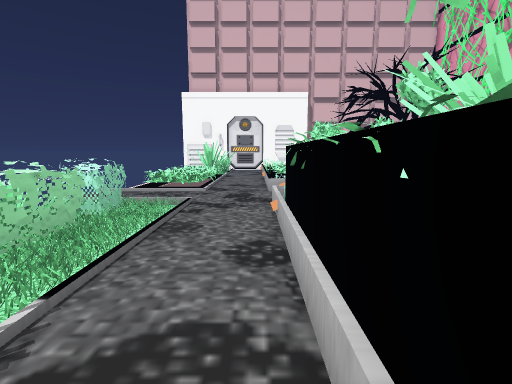
view 1 (above)

16 first-person views from a walk through a Godot game level. The camera is 1.4 m above the floor, tilts 8° down and sees 85° across. The floor is counted in squares, 1 m on a side. Each view is taken from the middle of a square. On the plan, view 1 faces up. The plan holds only what a view shows up to about 14 squares ahead; the rest is blank. The place goes on beyond the plan.

view 2
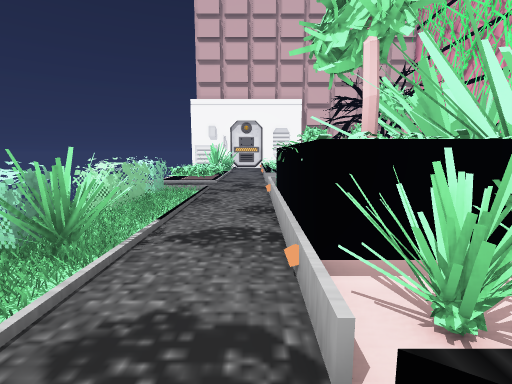

view 3
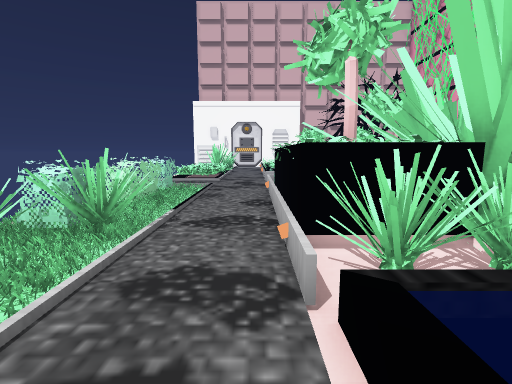

view 4
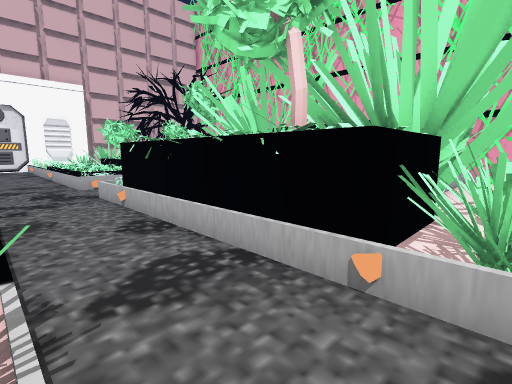

view 5
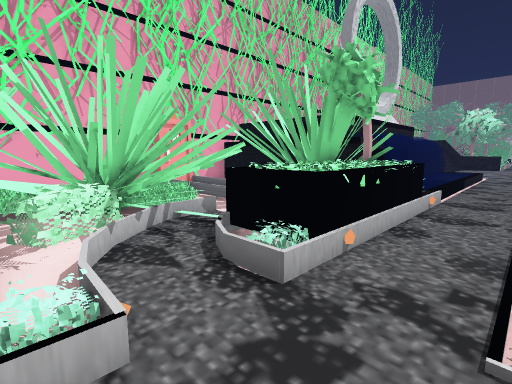

view 6
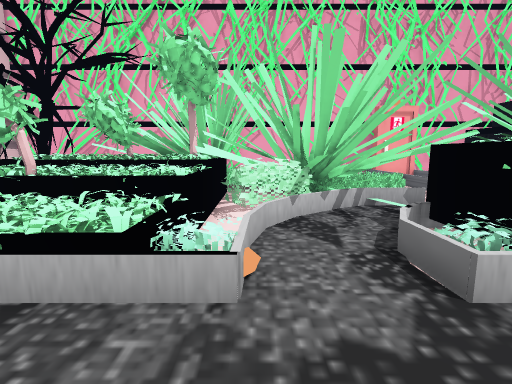

view 7
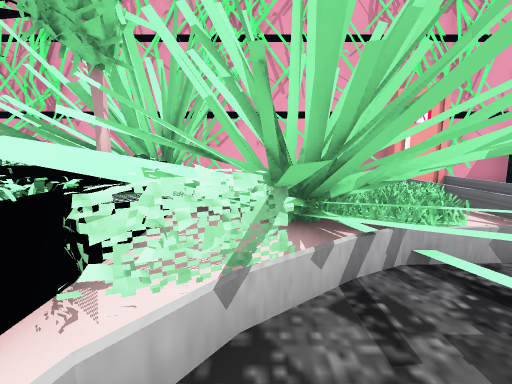

view 8
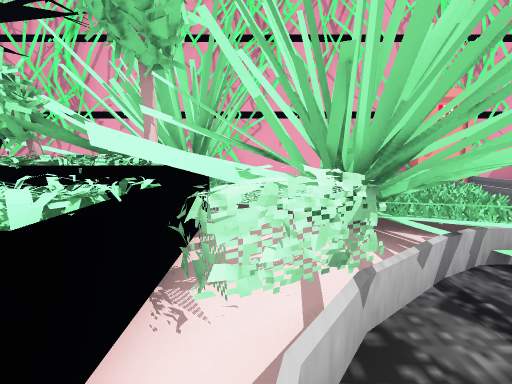

view 9
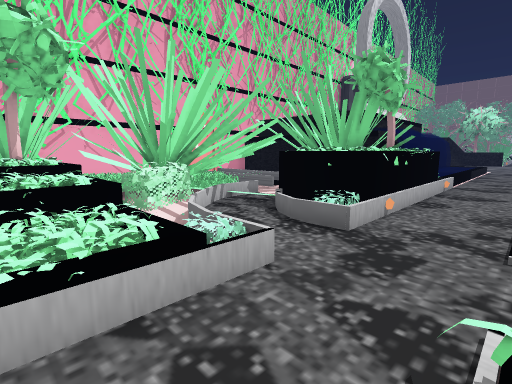

view 10
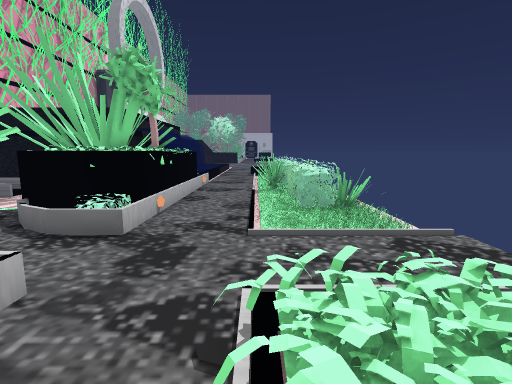

view 11
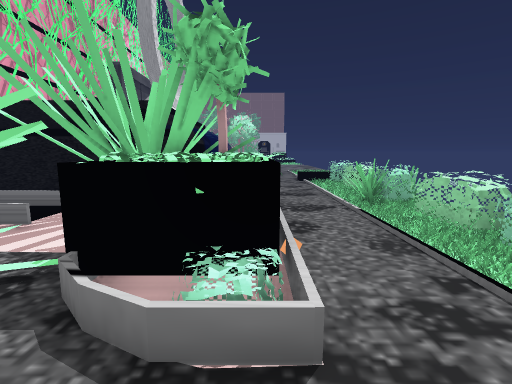

view 12
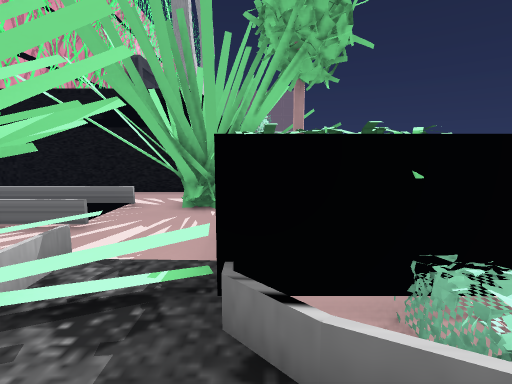

view 13
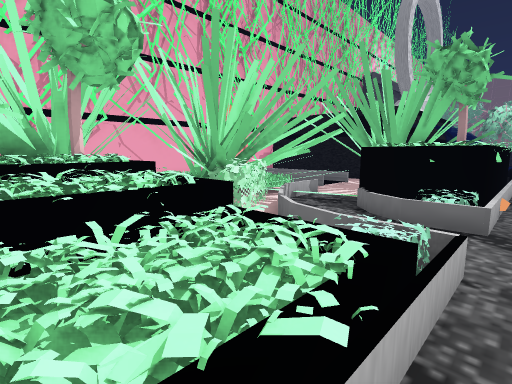

view 14
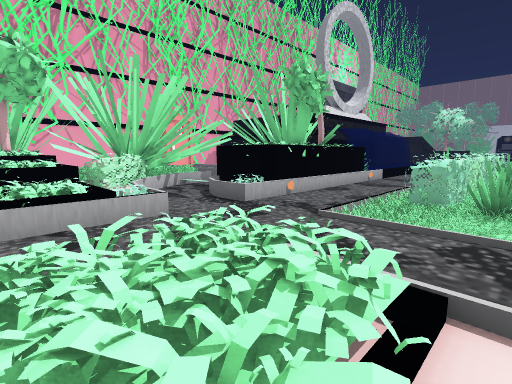

view 15
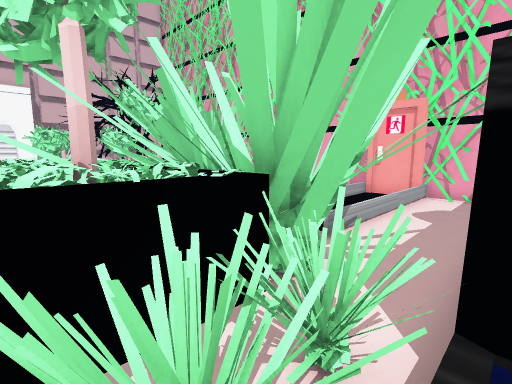

view 16
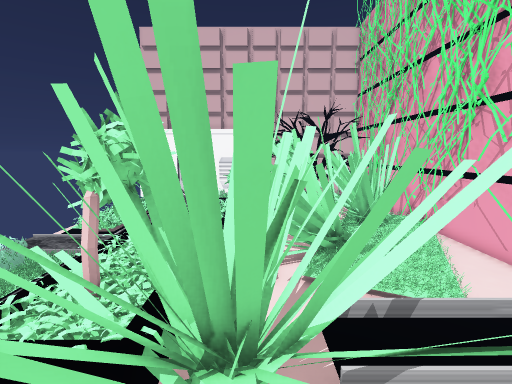

### Floor plan
Key: @ floor where view 1 was taken; # wall or solid block; x gap in a wall; . main floor; : floor 0.25 m higher than the main floor; + floor 0.5 m higher than the main floor; * floor 0.75 m higher than the main floor; % floor 1 m higher than the main floor; / step, stairs or slope; = window, fence, low wall or low ledge; ^ raised ledge; v drop or lower ground; B bush; T tree; H thing the floor can be seen under or through; O other object.
Columns run from 5 left of view 1 to 14 right of it. Each row starts with its distance up from view 1.
 14 == =..: #==##    #
 13 .=//..:*+==#=### # #
 12 .x:/..*:+%==###### #
 11 .==/..Bvv#B##..### #
 10 ////..//vBBv=.:::  #
  9 .........#####:::::#
  8 ////..//.HH####+::.#
  7 //./..^BvHHH###:::.#
  6 =BB/..^^# HHH=:::..
  5 =#B/..#^# HHH=:::..
  4 =BB/..^^# .. ===.  #
  3  BB/..^####......  #
  2 ..#=..^T####....   #
  1 =B##..^^####.......#
  0 ###=.@^^####.......#
 -1  BB/..#x####.......#
 -2  BB/..//: #    #####
 -3  BB/../   /^^^^^#
 -4     ../
 -5  OO ../
 -6   O ..
 -7     ..

Where each view was taken, in squares from view 1:
view 1: 0 up, 0 right, facing up
view 2: 3 down, 0 right, facing up
view 3: 4 down, 0 right, facing up
view 4: 1 down, 2 left, facing up-right
view 5: 11 up, 2 left, facing down-right
view 6: 10 up, 2 left, facing right
view 7: 9 up, 2 right, facing right
view 8: 10 up, 2 right, facing right
view 9: 13 up, 2 left, facing down-right
view 10: 13 up, 2 left, facing down
view 11: 10 up, 1 right, facing down
view 12: 9 up, 3 right, facing down
view 13: 14 up, 0 right, facing down-right
view 14: 13 up, 5 left, facing down-right
view 15: 2 down, 1 right, facing up-right
view 16: 3 down, 5 right, facing up
